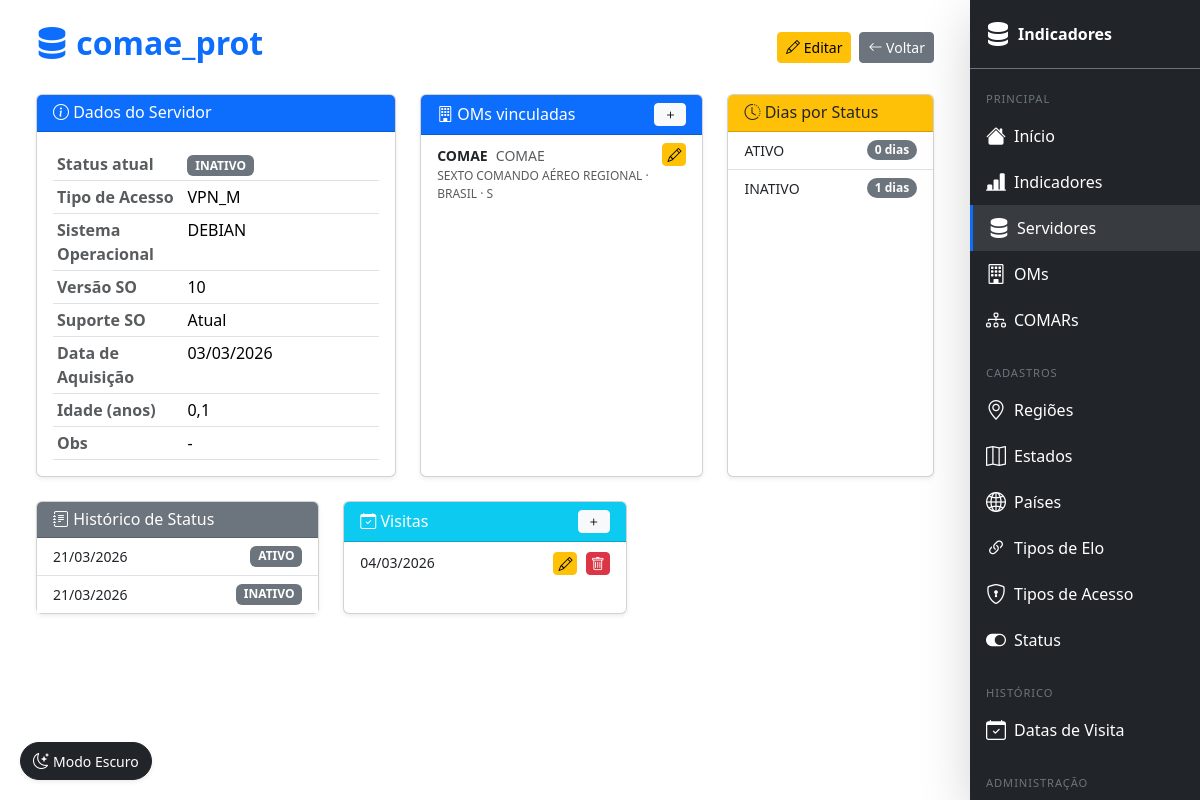
Page /servidor/1/ (signed in) on the committed database.
### indicadores/models.py (models this page shows, shortened)
class Servidor(models.Model):
    SUPORTE_ATUAL = 'atual'
    SUPORTE_SUPORTADO = 'suportado'
    SUPORTE_DESCONTINUADO = 'descontinuado'
    SUPORTE_SO_CHOICES = [
        (SUPORTE_ATUAL, 'Atual'),
        (SUPORTE_SUPORTADO, 'Suportado'),
        (SUPORTE_DESCONTINUADO, 'Descontinuado'),
    ]
    status = models.ForeignKey(Status, on_delete=models.CASCADE)
    tipo_acesso = models.ForeignKey(TipoAcesso, on_delete=models.CASCADE)
    nome = models.CharField(max_length=100)
    data_aquisicao = models.DateField()
    sistema_operacional = models.CharField(max_length=100)
    versao_so = models.CharField(max_length=50)
    suporte_so = models.CharField(
        max_length=20,
        choices=SUPORTE_SO_CHOICES,
        default=SUPORTE_ATUAL,
    )
    obs = models.TextField(blank=True, null=True)
    def idade_anos(self):
        return (timezone.now().date() - self.data_aquisicao).days / 365
    def dias_por_status(self):
        historico = list(
            self.datastatus_set.select_related('status')
            .order_by('data_status')
        )
        totais = {}
        hoje = timezone.now().date()
        for i, registro in enumerate(historico):
            inicio = registro.data_status
            fim = historico[i + 1].data_status if i + 1 < len(historico) else hoje
            dias = (fim - inicio).days
            descricao = registro.status.descricao
            totais[descricao] = totais.get(descricao, 0) + dias
        return totais

class Status(models.Model):
    descricao = models.CharField(max_length=100)
    def __str__(self):
        return self.descricao

class TipoAcesso(models.Model):
    tipo = models.CharField(max_length=100)
    def __str__(self):
        return self.tipo

class OM(models.Model):
    servidor = models.ForeignKey(
        Servidor,
        on_delete=models.SET_NULL,
        null=True,
        blank=True,
        related_name='oms',
        verbose_name='Servidor',
    )
    sigla = models.CharField(max_length=20)
    nome = models.CharField(max_length=100)
    comar = models.ForeignKey(Comar, on_delete=models.CASCADE)
    pais = models.ForeignKey(Pais, on_delete=models.CASCADE)
    tipo_elo = models.ForeignKey(TipoElo, on_delete=models.CASCADE)
    obs = models.TextField(blank=True, null=True)
    class Meta:
        verbose_name = 'OM'
        verbose_name_plural = 'OMs'

class Comar(models.Model):
    sigla = models.CharField(max_length=20)
    nome = models.CharField(max_length=100)
    regiao_cidade = models.ForeignKey(RegiaoCidade, on_delete=models.CASCADE)
    obs = models.TextField(blank=True, null=True)
    def __str__(self):
        return self.nome

class Pais(models.Model):
    sigla = models.CharField(max_length=5, primary_key=True)
    nome = models.CharField(max_length=100)
    def __str__(self):
        return self.nome

class TipoElo(models.Model):
    tipo = models.CharField(max_length=100)
    descricao = models.TextField(blank=True, null=True)
    def __str__(self):
        return self.tipo

class DataStatus(models.Model):
    servidor = models.ForeignKey(Servidor, on_delete=models.CASCADE)
    status = models.ForeignKey(Status, on_delete=models.CASCADE)
    data_status = models.DateField()
    class Meta:
        ordering = ['data_status']
        verbose_name = 'Histórico de Status'
        verbose_name_plural = 'Histórico de Status'

class DataVisita(models.Model):
    servidor = models.ForeignKey(Servidor, on_delete=models.CASCADE)
    data_visita = models.DateField()

### indicadores/views/views_servidor.py (the view)
# urls.py: path('servidor/<int:pk>/',            lr(views.servidor_detail), name='servidor_detail'),
def servidor_detail(request, pk):
    obj = get_object_or_404(Servidor, pk=pk)
    oms = obj.oms.select_related('comar', 'pais', 'tipo_elo').all()
    historico_status = DataStatus.objects.filter(servidor=obj).order_by('-data_status')
    visitas = DataVisita.objects.filter(servidor=obj).order_by('-data_visita')
    return render(request, 'servidor/detail.html', {
        'objeto': obj,
        'oms': oms,
        'historico_status': historico_status,
        'dias_por_status': obj.dias_por_status(),
        'visitas': visitas,
    })

### templates/servidor/detail.html (shortened to what this page needs)
{% extends 'base.html' %}
{% block content %}
<div class="container mt-4">
    <div class="d-flex justify-content-between align-items-center mb-4">
        <h2 class="fw-bold text-primary"><i class="bi bi-server"></i> {{ objeto.nome }}</h2>
        <div class="d-flex gap-2">
            <a href="{% url 'ind:servidor_update' objeto.pk %}" class="btn btn-warning btn-sm">
                <i class="bi bi-pencil"></i> Editar
            </a>
            <a href="{% url 'ind:servidor_list' %}" class="btn btn-secondary btn-sm">
                <i class="bi bi-arrow-left"></i> Voltar
            </a>
        </div>
    </div>
    <div class="row g-4">
        <div class="col-12 col-lg-5">
            <div class="card shadow-sm h-100">
                <div class="card-header bg-primary text-white">
                    <h6 class="mb-0"><i class="bi bi-info-circle"></i> Dados do Servidor</h6>
                </div>
                <div class="card-body">
                    <table class="table table-sm mb-0">
                        <tr><th class="text-muted" style="width:40%">Status atual</th><td><span class="badge bg-secondary">{{ objeto.status }}</span></td></tr>
                        <tr><th class="text-muted">Tipo de Acesso</th><td>{{ objeto.tipo_acesso }}</td></tr>
                        <tr><th class="text-muted">Sistema Operacional</th><td>{{ objeto.sistema_operacional }}</td></tr>
                        <tr><th class="text-muted">Versão SO</th><td>{{ objeto.versao_so }}</td></tr>
                        <tr><th class="text-muted">Suporte SO</th><td>{{ objeto.get_suporte_so_display }}</td></tr>
                        <tr><th class="text-muted">Data de Aquisição</th><td>{{ objeto.data_aquisicao|date:"d/m/Y" }}</td></tr>
                        <tr><th class="text-muted">Idade (anos)</th><td>{{ objeto.idade_anos|floatformat:1 }}</td></tr>
                        <tr><th class="text-muted">Obs</th><td>{{ objeto.obs|default:"-" }}</td></tr>
                    </table>
                </div>
            </div>
        </div>
        <div class="col-12 col-lg-4">
            <div class="card shadow-sm h-100">
                <div class="card-header bg-primary text-white d-flex justify-content-between align-items-center">
                    <h6 class="mb-0"><i class="bi bi-building"></i> OMs vinculadas</h6>
                    <a href="{% url 'ind:om_create' %}" class="btn btn-sm btn-light py-0 px-2">
                        <i class="bi bi-plus"></i>
                    </a>
                </div>
                <div class="card-body p-0">
                    <ul class="list-group list-group-flush">
                        {% for om in oms %}
                        <li class="list-group-item">
                            <div class="d-flex justify-content-between align-items-start">
                                <div>
                                    <span class="fw-semibold small">{{ om.sigla }}</span>
                                    <span class="text-muted small ms-1">{{ om.nome }}</span>
                                    <div class="text-muted" style="font-size:.75rem;">
                                        {{ om.comar }} · {{ om.pais }} · {{ om.tipo_elo }}
                                    </div>
                                </div>
                                <a href="{% url 'ind:om_update' om.pk %}" class="btn btn-sm btn-warning py-0 px-1 ms-2">
                                    <i class="bi bi-pencil"></i>
                                </a>
                            </div>
                        </li>
                        {% empty %}
                        <li class="list-group-item text-muted small text-center py-3">
                            Nenhuma OM vinculada.
                        </li>
                        {% endfor %}
                    </ul>
                </div>
            </div>
        </div>
        <div class="col-12 col-lg-3">
            <div class="card shadow-sm h-100">
                <div class="card-header bg-warning text-dark">
                    <h6 class="mb-0"><i class="bi bi-clock-history"></i> Dias por Status</h6>
                </div>
                <div class="card-body p-0">
                    <ul class="list-group list-group-flush">
                        {% for status_nome, dias in dias_por_status.items %}
                        <li class="list-group-item d-flex justify-content-between align-items-center">
                            <span class="small">{{ status_nome }}</span>
                            <span class="badge bg-secondary rounded-pill">{{ dias }} dias</span>
                        </li>
                        {% empty %}
                        <li class="list-group-item text-muted small text-center py-3">Sem histórico de status.</li>
                        {% endfor %}
                    </ul>
                </div>
            </div>
        </div>
        <div class="col-12 col-lg-4">
            <div class="card shadow-sm h-100">
                <div class="card-header bg-secondary text-white">
                    <h6 class="mb-0"><i class="bi bi-journal-text"></i> Histórico de Status</h6>
                </div>
                <div class="card-body p-0">
                    <ul class="list-group list-group-flush">
                        {% for h in historico_status %}
                        <li class="list-group-item d-flex justify-content-between align-items-center">
                            <span class="small">{{ h.data_status|date:"d/m/Y" }}</span>
                            <span class="badge bg-secondary">{{ h.status }}</span>
                        </li>
                        {% empty %}
                        <li class="list-group-item text-muted small text-center py-3">Nenhum histórico registrado.</li>
                        {% endfor %}
                    </ul>
                </div>
            </div>
        </div>
        <div class="col-12 col-lg-4">
            <div class="card shadow-sm h-100">
                <div class="card-header bg-info text-white d-flex justify-content-between align-items-center">
                    <h6 class="mb-0"><i class="bi bi-calendar-check"></i> Visitas</h6>
                    <a href="{% url 'ind:data_visita_create' %}" class="btn btn-sm btn-light py-0 px-2">
                        <i class="bi bi-plus"></i>
                    </a>
                </div>
                <div class="card-body p-0">
                    <ul class="list-group list-group-flush">
                        {% for v in visitas %}
                        <li class="list-group-item d-flex justify-content-between align-items-center">
                            <span class="small">{{ v.data_visita|date:"d/m/Y" }}</span>
                            <div>
                                <a href="{% url 'ind:data_visita_update' v.pk %}" class="btn btn-sm btn-warning py-0 px-1 me-1"><i class="bi bi-pencil"></i></a>
                                <a href="{% url 'ind:data_visita_delete' v.pk %}" class="btn btn-sm btn-danger py-0 px-1"><i class="bi bi-trash"></i></a>
                            </div>
                        </li>
                        {% empty %}
                        <li class="list-group-item text-muted small text-center py-3">Nenhuma visita registrada.</li>
                        {% endfor %}
                    </ul>
                </div>
            </div>
        </div>
    </div>
</div>
{% endblock %}

### templates/base.html (style rules this page uses)
@media (min-width: 992px) { body { padding-right: 230px; } }

### rows in the picture
Servidor: nome "comae_prot", status "INATIVO", tipo_acesso "VPN_M", sistema_operacional "DEBIAN", versao_so "10", suporte_so "Atual", data_aquisicao "03/03/2026", idade_anos "0,1", obs "-"
OM: sigla "COMAE", nome "COMAE", comar "SEXTO COMANDO AÉREO REGIONAL", pais "BRASIL", tipo_elo "S"
Status: dias_por_status "ATIVO"
Status: dias_por_status "INATIVO"
DataStatus: data_status "21/03/2026", status "ATIVO"
DataStatus: data_status "21/03/2026", status "INATIVO"
DataVisita: data_visita "04/03/2026"

### other values in the picture
{{ dias }} "0" "1"
